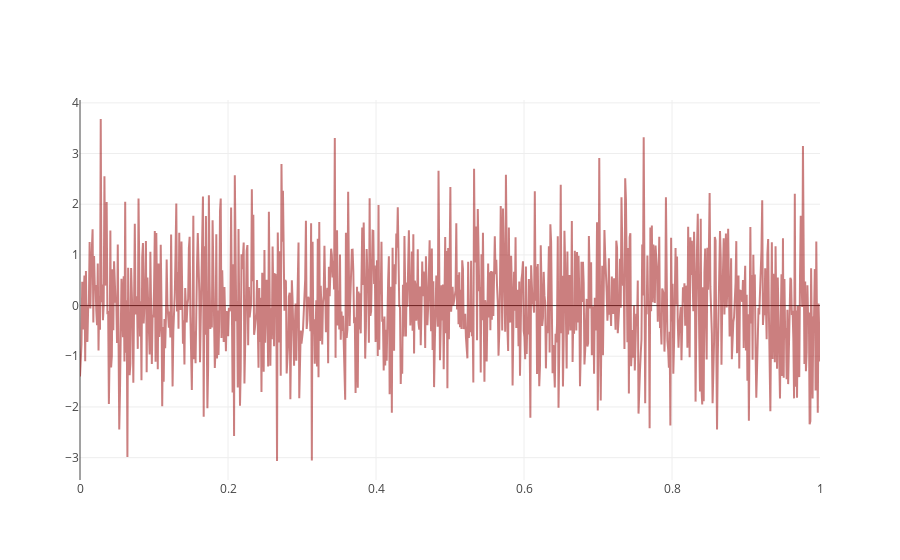

Write notebook code for a chart like this one.
### Markdown cell above
## Simple line chart

### Code cell
from plotly.offline import plot, iplot
import plotly.graph_objs as go
from plotly.offline import init_notebook_mode
init_notebook_mode(connected=True)

import numpy as np
random_x = np.linspace(0,1,1000)
random_y = np.random.randn(1000)

trace = go.Scatter(
    x = random_x,
    y = random_y,
    mode = 'lines',
    name = 'lines',
    marker = dict(
        size = 10,
        color="rgba(152,0,0,0.5)"
    )
)

data = [trace]
figure = dict(data=data)
iplot(figure)

### Figure 1 — Plotly figure (JSON) as saved in the notebook; plotly's stock layout.template omitted (floating-point values rounded to 4 significant figures; data arrays with more than 128 entries replaced by an {"elided": "..."} marker saying what was removed)
{"data": [{"marker": {"color": "rgba(152,0,0,0.5)", "size": 10}, "mode": "lines", "name": "lines", "type": "scatter", "x": {"elided": "1000 float values"}, "y": {"elided": "1000 float values"}}], "layout": {}}
